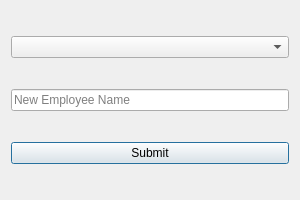
<?xml version="1.0" encoding="UTF-8"?>
<ui version="4.0">
 <class>EditEmployeeDialog</class>
 <widget class="QDialog" name="EditEmployeeDialog">
  <property name="geometry">
   <rect>
    <x>0</x>
    <y>0</y>
    <width>300</width>
    <height>200</height>
   </rect>
  </property>
  <property name="windowTitle">
   <string>Edit Employee</string>
  </property>
  <layout class="QVBoxLayout" name="verticalLayout">
   <item>
    <widget class="QComboBox" name="employeeListComboBox"/>
   </item>
   <item>
    <widget class="QLineEdit" name="newNameLineEdit">
     <property name="placeholderText">
      <string>New Employee Name</string>
     </property>
    </widget>
   </item>
   <item>
    <layout class="QHBoxLayout" name="horizontalLayout">
     <item>
      <widget class="QPushButton" name="submitButton">
       <property name="text">
        <string>Submit</string>
       </property>
      </widget>
     </item>
    </layout>
   </item>
  </layout>
 </widget>
 <resources/>
 <connections/>
</ui>
